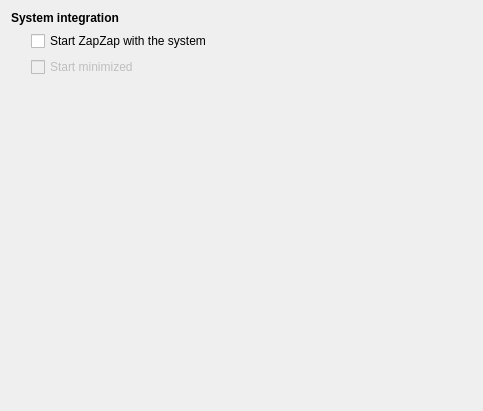
<?xml version="1.0" encoding="UTF-8"?>
<ui version="4.0">
 <class>Form</class>
 <widget class="QWidget" name="Form">
  <property name="geometry">
   <rect>
    <x>0</x>
    <y>0</y>
    <width>483</width>
    <height>411</height>
   </rect>
  </property>
  <property name="windowTitle">
   <string>Form</string>
  </property>
  <layout class="QVBoxLayout" name="verticalLayout_4">
   <item>
    <layout class="QVBoxLayout" name="verticalLayout_3">
     <item>
      <widget class="QLabel" name="label">
       <property name="font">
        <font>
         <bold>true</bold>
         <strikeout>false</strikeout>
        </font>
       </property>
       <property name="text">
        <string>System integration</string>
       </property>
      </widget>
     </item>
     <item>
      <layout class="QVBoxLayout" name="verticalLayout">
       <property name="leftMargin">
        <number>20</number>
       </property>
       <property name="bottomMargin">
        <number>10</number>
       </property>
       <item>
        <widget class="QCheckBox" name="start_system">
         <property name="text">
          <string>Start ZapZap with the system</string>
         </property>
        </widget>
       </item>
       <item>
        <widget class="QCheckBox" name="start_hide">
         <property name="enabled">
          <bool>false</bool>
         </property>
         <property name="text">
          <string>Start minimized</string>
         </property>
        </widget>
       </item>
      </layout>
     </item>
    </layout>
   </item>
   <item>
    <spacer name="verticalSpacer">
     <property name="orientation">
      <enum>Qt::Vertical</enum>
     </property>
     <property name="sizeHint" stdset="0">
      <size>
       <width>20</width>
       <height>166</height>
      </size>
     </property>
    </spacer>
   </item>
  </layout>
 </widget>
 <resources/>
 <connections/>
</ui>
